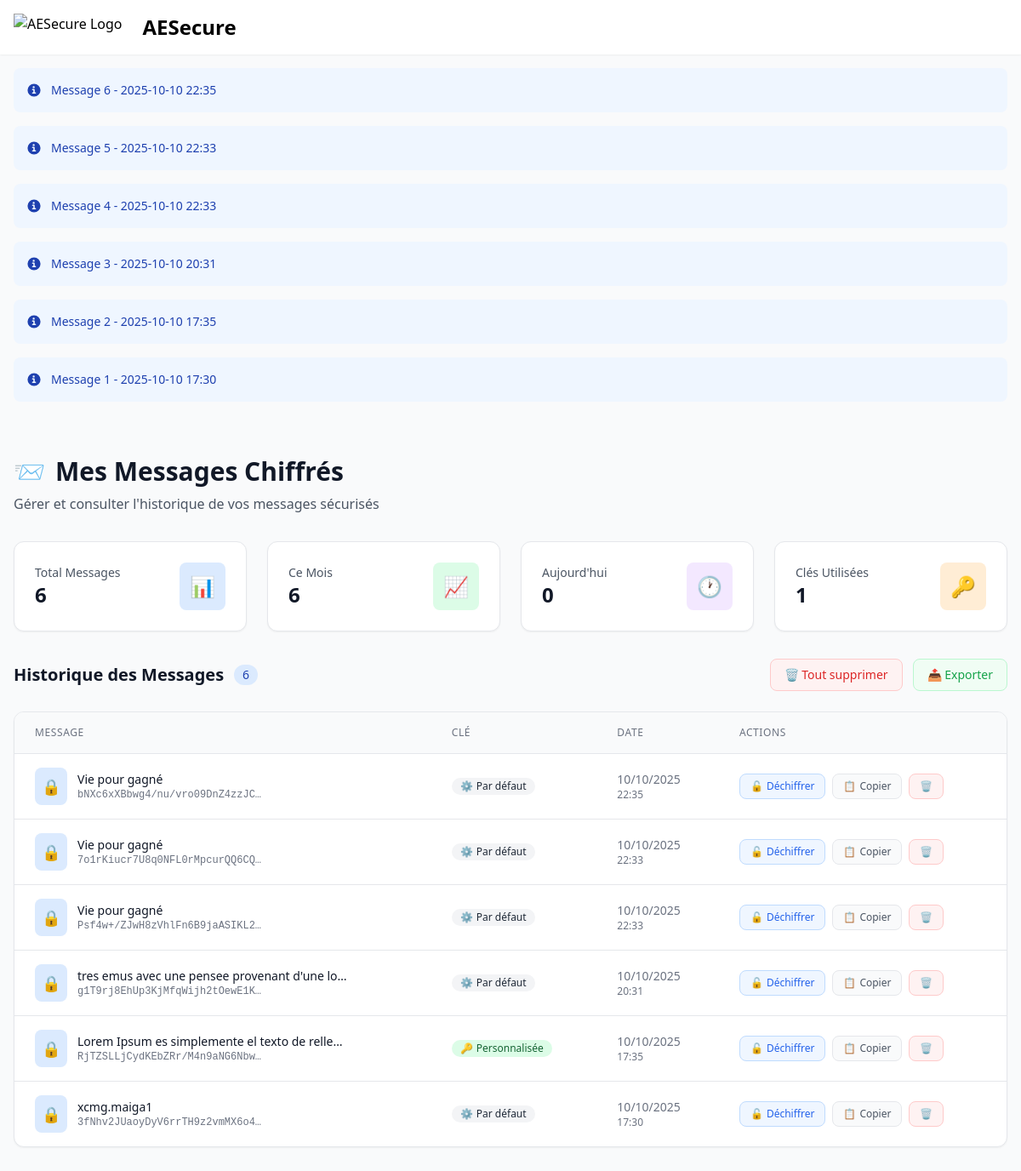
/messages/ (signed in), run on the app's committed database.
### crypto_app/models.py (models this page shows, shortened)
class EncryptedMessage(models.Model):
    user = models.ForeignKey(User, on_delete=models.CASCADE, null=True, blank=True)
    original_text = models.TextField(verbose_name="Texte original")
    encrypted_text = models.TextField(verbose_name="Texte chiffré")
    encryption_key = models.CharField(max_length=255, blank=True, verbose_name="Clé de chiffrement")
    created_at = models.DateTimeField(auto_now_add=True, verbose_name="Date de création")
    def __str__(self):
        return f"Message {self.id} - {self.created_at.strftime('%Y-%m-%d %H:%M')}"
    class Meta:
        verbose_name = "Message chiffré"
        verbose_name_plural = "Messages chiffrés"
        ordering = ['-created_at']

### crypto_app/views.py (the view)
# urls.py: path('messages/', views.messages_view, name='messages'),
def messages_view(request):
    if not request.user.is_authenticated:
        messages.warning(request, "Veuillez vous connecter pour voir vos messages.")
        return redirect('admin:login')
    user_messages = EncryptedMessage.objects.filter(user=request.user).order_by('-created_at')
    today = timezone.now().date()
    month_start = today.replace(day=1)
    messages_this_month = user_messages.filter(created_at__gte=month_start).count()
    messages_today = user_messages.filter(created_at__date=today).count()
    unique_keys = user_messages.exclude(encryption_key='').values('encryption_key').distinct().count()
    paginator = Paginator(user_messages, 10)  # 10 messages par page
    page_number = request.GET.get('page')
    page_obj = paginator.get_page(page_number)
    context = {
        'messages': page_obj,
        'messages_this_month': messages_this_month,
        'messages_today': messages_today,
        'unique_keys': unique_keys,
    }
    return render(request, 'crypto_app/messages.html', context)

### templates/crypto_app/messages.html (shortened to what this page needs)
{% extends '_base.html' %}
{% load static %}
{% block content %}
<div class="max-w-7xl mx-auto px-4 py-8">
    <div class="mb-8">
        <h1 class="text-3xl font-bold text-gray-900 dark:text-white mb-2 flex items-center gap-3">
            <span class="text-3xl">📨</span>
            Mes Messages Chiffrés
        </h1>
        <p class="text-gray-600 dark:text-gray-400">
            Gérer et consulter l'historique de vos messages sécurisés
        </p>
    </div>
    <div class="grid grid-cols-1 md:grid-cols-4 gap-6 mb-8">
        <div class="bg-white dark:bg-gray-800 rounded-xl p-6 shadow-sm border border-gray-200 dark:border-gray-700">
            <div class="flex items-center justify-between">
                <div>
                    <p class="text-sm font-medium text-gray-600 dark:text-gray-400">Total Messages</p>
                    <p class="text-2xl font-bold text-gray-900 dark:text-white">{{ messages|length }}</p>
                </div>
                <div class="p-3 bg-blue-100 dark:bg-blue-900 rounded-lg">
                    <span class="text-2xl">📊</span>
                </div>
            </div>
        </div>
        <div class="bg-white dark:bg-gray-800 rounded-xl p-6 shadow-sm border border-gray-200 dark:border-gray-700">
            <div class="flex items-center justify-between">
                <div>
                    <p class="text-sm font-medium text-gray-600 dark:text-gray-400">Ce Mois</p>
                    <p class="text-2xl font-bold text-gray-900 dark:text-white">{{ messages_this_month }}</p>
                </div>
                <div class="p-3 bg-green-100 dark:bg-green-900 rounded-lg">
                    <span class="text-2xl">📈</span>
                </div>
            </div>
        </div>
        <div class="bg-white dark:bg-gray-800 rounded-xl p-6 shadow-sm border border-gray-200 dark:border-gray-700">
            <div class="flex items-center justify-between">
                <div>
                    <p class="text-sm font-medium text-gray-600 dark:text-gray-400">Aujourd'hui</p>
                    <p class="text-2xl font-bold text-gray-900 dark:text-white">{{ messages_today }}</p>
                </div>
                <div class="p-3 bg-purple-100 dark:bg-purple-900 rounded-lg">
                    <span class="text-2xl">🕐</span>
                </div>
            </div>
        </div>
        <div class="bg-white dark:bg-gray-800 rounded-xl p-6 shadow-sm border border-gray-200 dark:border-gray-700">
            <div class="flex items-center justify-between">
                <div>
                    <p class="text-sm font-medium text-gray-600 dark:text-gray-400">Clés Utilisées</p>
                    <p class="text-2xl font-bold text-gray-900 dark:text-white">{{ unique_keys }}</p>
                </div>
                <div class="p-3 bg-orange-100 dark:bg-orange-900 rounded-lg">
                    <span class="text-2xl">🔑</span>
                </div>
            </div>
        </div>
    </div>
    <div class="flex flex-col sm:flex-row justify-between items-start sm:items-center gap-4 mb-6">
        <div class="flex items-center gap-3">
            <h2 class="text-xl font-semibold text-gray-900 dark:text-white">Historique des Messages</h2>
            {% if messages %}
            <span class="bg-blue-100 text-blue-800 text-sm font-medium px-2.5 py-0.5 rounded-full dark:bg-blue-900 dark:text-blue-300">
                {{ messages|length }}
            </span>
            {% endif %}
        </div>
        <div class="flex gap-3">
            <button onclick="clearAllMessages()" class="px-4 py-2 text-sm font-medium text-red-600 bg-red-50 hover:bg-red-100 rounded-lg border border-red-200 dark:border-red-800 dark:bg-red-900/20 dark:text-red-400 dark:hover:bg-red-900/30 transition-colors">
                🗑️ Tout supprimer
            </button>
            <button onclick="exportMessages()" class="px-4 py-2 text-sm font-medium text-green-600 bg-green-50 hover:bg-green-100 rounded-lg border border-green-200 dark:border-green-800 dark:bg-green-900/20 dark:text-green-400 dark:hover:bg-green-900/30 transition-colors">
                📤 Exporter
            </button>
        </div>
    </div>
    {% if messages %}
    <div class="bg-white dark:bg-gray-800 rounded-xl shadow-sm border border-gray-200 dark:border-gray-700 overflow-hidden">
        <div class="overflow-x-auto">
            <table class="w-full">
                <thead class="bg-gray-50 dark:bg-gray-700/50 border-b border-gray-200 dark:border-gray-600">
                    <tr>
                        <th class="px-6 py-4 text-left text-xs font-medium text-gray-500 dark:text-gray-400 uppercase tracking-wider">
                            Message
                        </th>
                        <th class="px-6 py-4 text-left text-xs font-medium text-gray-500 dark:text-gray-400 uppercase tracking-wider">
                            Clé
                        </th>
                        <th class="px-6 py-4 text-left text-xs font-medium text-gray-500 dark:text-gray-400 uppercase tracking-wider">
                            Date
                        </th>
                        <th class="px-6 py-4 text-left text-xs font-medium text-gray-500 dark:text-gray-400 uppercase tracking-wider">
                            Actions
                        </th>
                    </tr>
                </thead>
                <tbody class="divide-y divide-gray-200 dark:divide-gray-700">
                    {% for message in messages %}
                    <tr class="hover:bg-gray-50 dark:hover:bg-gray-700/30 transition-colors" id="message-{{ message.id }}">
                        <td class="px-6 py-4 whitespace-nowrap">
                            <div class="flex items-center gap-3">
                                <div class="p-2 bg-blue-100 dark:bg-blue-900 rounded-lg">
                                    <span class="text-lg">🔒</span>
                                </div>
                                <div>
                                    <div class="text-sm font-medium text-gray-900 dark:text-white max-w-xs truncate">
                                        {{ message.original_text|truncatechars:50 }}
                                    </div>
                                    <div class="text-xs text-gray-500 dark:text-gray-400 font-mono truncate max-w-xs">
                                        {{ message.encrypted_text|truncatechars:30 }}
                                    </div>
                                </div>
                            </div>
                        </td>
                        <td class="px-6 py-4 whitespace-nowrap">
                            <div class="flex items-center gap-2">
                                {% if message.encryption_key %}
                                <span class="inline-flex items-center gap-1 px-2.5 py-0.5 rounded-full text-xs font-medium bg-green-100 text-green-800 dark:bg-green-900 dark:text-green-300">
                                    <span>🔑</span> Personnalisée
                                </span>
                                {% else %}
                                <span class="inline-flex items-center gap-1 px-2.5 py-0.5 rounded-full text-xs font-medium bg-gray-100 text-gray-800 dark:bg-gray-700 dark:text-gray-300">
                                    <span>⚙️</span> Par défaut
                                </span>
                                {% endif %}
                            </div>
                        </td>
                        <td class="px-6 py-4 whitespace-nowrap text-sm text-gray-500 dark:text-gray-400">
                            <div class="flex flex-col">
                                <span>{{ message.created_at|date:"d/m/Y" }}</span>
                                <span class="text-xs">{{ message.created_at|date:"H:i" }}</span>
                            </div>
                        </td>
                        <td class="px-6 py-4 whitespace-nowrap text-sm font-medium">
                            <div class="flex items-center gap-2">
                                <button onclick="decryptMessage('{{ message.id }}')"
                                        class="inline-flex items-center gap-1 px-3 py-1.5 text-xs font-medium text-blue-600 bg-blue-50 hover:bg-blue-100 rounded-lg border border-blue-200 dark:border-blue-800 dark:bg-blue-900/20 dark:text-blue-400 dark:hover:bg-blue-900/30 transition-colors">
                                    <span>🔓</span> Déchiffrer
                                </button>
                                <button onclick="copyEncryptedText('{{ message.encrypted_text }}')"
                                        class="inline-flex items-center gap-1 px-3 py-1.5 text-xs font-medium text-gray-600 bg-gray-50 hover:bg-gray-100 rounded-lg border border-gray-200 dark:border-gray-700 dark:bg-gray-700/50 dark:text-gray-400 dark:hover:bg-gray-700 transition-colors">
                                    <span>📋</span> Copier
                                </button>
                                <button onclick="deleteMessage('{{ message.id }}')"
                                        class="inline-flex items-center gap-1 px-3 py-1.5 text-xs font-medium text-red-600 bg-red-50 hover:bg-red-100 rounded-lg border border-red-200 dark:border-red-800 dark:bg-red-900/20 dark:text-red-400 dark:hover:bg-red-900/30 transition-colors">
                                    <span>🗑️</span>
                                </button>
                            </div>
                        </td>
                    </tr>
                    {% endfor %}
                </tbody>
            </table>
        </div>
    </div>
    {% endif %}
</div>
{% endblock %}

### templates/_base.html (shortened to what this page needs)
{% load compress %}
{% load static %}
<!DOCTYPE html>
<html lang="en">
<head>
    {% compress css %}
    <link rel="stylesheet" href="{% static 'src/output.css' %}">
    {% endcompress %}
    <link href="https://cdn.jsdelivr.net/npm/preline/dist/preline.css" rel="stylesheet" />
    <script src="https://cdn.tailwindcss.com"></script>
</head>
<body class="bg-gray-50 dark:bg-gray-900">
<nav class="border-gray-200 bg-white dark:bg-gray-800 dark:border-gray-700 shadow-sm">
    <div class="max-w-screen-xl flex flex-wrap items-center justify-between mx-auto p-4">
        <a href="{% url 'crypto_app:home' %}" class="flex items-center space-x-3 rtl:space-x-reverse">
            <img src="https://infosidimaiga.web.app/images/about.jpg" class="h-8" alt="AESecure Logo" />
            <span class="self-center text-2xl font-semibold whitespace-nowrap dark:text-white">AESecure</span>
        </a>
    </div>
</nav>
    {% if messages %}
    <div class="max-w-screen-xl mx-auto p-4">
        {% for message in messages %}
        <div class="flex items-center p-4 mb-4 text-sm rounded-lg {% if message.tags == 'success' %}bg-green-50 text-green-800 dark:bg-gray-800 dark:text-green-400{% elif message.tags == 'error' %}bg-red-50 text-red-800 dark:bg-gray-800 dark:text-red-400{% else %}bg-blue-50 text-blue-800 dark:bg-gray-800 dark:text-blue-400{% endif %}" role="alert">
            <div>{{ message }}</div>
        </div>
        {% endfor %}
    </div>
    {% endif %}
    <main class="min-h-screen">
        {% block content %}
        {% endblock content %}
    </main>
</body>
</html>

### templates/crypto_app/messages.html (style rules this page uses)
.transition-colors { transition-property: color, background-color, border-color, text-decoration-color, fill, stroke; transition-timing-function: cubic-bezier(0.4, 0, 0.2, 1); transition-duration: 150ms; }

### templates/_base.html (style rules this page uses)
html { transition: background-color 0.3s ease, color 0.3s ease; }

### data on the page
EncryptedMessage: id+created_at "Message 6 - 2025-10-10 22:35", original_text "Vie pour gagné", encrypted_text "bNXc6xXBbwg4/nu/vro09DnZ4zzJC…", encryption_key "Par défaut", created_at "10/10/2025", created_at "22:35"
EncryptedMessage: id+created_at "Message 5 - 2025-10-10 22:33", original_text "Vie pour gagné", encrypted_text "7o1rKiucr7U8q0NFL0rMpcurQQ6CQ…", encryption_key "Par défaut", created_at "10/10/2025", created_at "22:33"
EncryptedMessage: id+created_at "Message 4 - 2025-10-10 22:33", original_text "Vie pour gagné", encrypted_text "Psf4w+/ZJwH8zVhlFn6B9jaASIKL2…", encryption_key "Par défaut", created_at "10/10/2025", created_at "22:33"
EncryptedMessage: id+created_at "Message 3 - 2025-10-10 20:31", original_text "tres emus avec une pensee provenant d'une lo…", encrypted_text "g1T9rj8EhUp3KjMfqWijh2tOewE1K…", encryption_key "Par défaut", created_at "10/10/2025", created_at "20:31"
EncryptedMessage: id+created_at "Message 2 - 2025-10-10 17:35", original_text "Lorem Ipsum es simplemente el texto de relle…", encrypted_text "RjTZSLLjCydKEbZRr/M4n9aNG6Nbw…", encryption_key "Personnalisée", created_at "10/10/2025", created_at "17:35"
EncryptedMessage: id+created_at "Message 1 - 2025-10-10 17:30", original_text "xcmg.maiga1", encrypted_text "3fNhv2JUaoyDyV6rrTH9z2vmMX6o4…", encryption_key "Par défaut", created_at "10/10/2025", created_at "17:30"

### other printed values
{{ messages|length }} "6"
{{ messages_this_month }} "6"
{{ messages_today }} "0"
{{ unique_keys }} "1"
